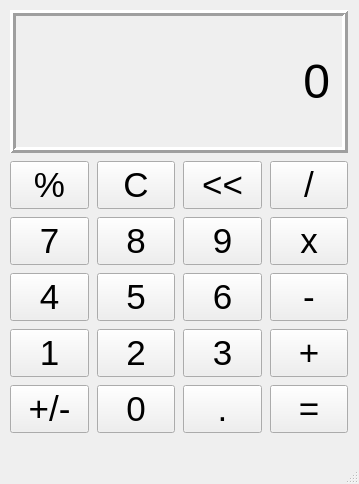
<?xml version="1.0" encoding="UTF-8"?>
<ui version="4.0">
 <class>MainWindow</class>
 <widget class="QMainWindow" name="MainWindow">
  <property name="geometry">
   <rect>
    <x>0</x>
    <y>0</y>
    <width>359</width>
    <height>484</height>
   </rect>
  </property>
  <property name="windowTitle">
   <string>Calcuator</string>
  </property>
  <widget class="QWidget" name="centralwidget">
   <widget class="QWidget" name="">
    <property name="geometry">
     <rect>
      <x>10</x>
      <y>10</y>
      <width>338</width>
      <height>423</height>
     </rect>
    </property>
    <layout class="QVBoxLayout" name="verticalLayout">
     <property name="spacing">
      <number>8</number>
     </property>
     <property name="leftMargin">
      <number>0</number>
     </property>
     <item>
      <widget class="QLabel" name="outputLabel">
       <property name="font">
        <font>
         <pointsize>36</pointsize>
        </font>
       </property>
       <property name="layoutDirection">
        <enum>Qt::LeftToRight</enum>
       </property>
       <property name="frameShape">
        <enum>QFrame::Box</enum>
       </property>
       <property name="frameShadow">
        <enum>QFrame::Raised</enum>
       </property>
       <property name="lineWidth">
        <number>3</number>
       </property>
       <property name="text">
        <string>0</string>
       </property>
       <property name="alignment">
        <set>Qt::AlignRight|Qt::AlignTrailing|Qt::AlignVCenter</set>
       </property>
       <property name="margin">
        <number>5</number>
       </property>
      </widget>
     </item>
     <item>
      <layout class="QHBoxLayout" name="horizontalLayout">
       <item>
        <widget class="QPushButton" name="percentButton">
         <property name="font">
          <font>
           <pointsize>26</pointsize>
          </font>
         </property>
         <property name="text">
          <string>%</string>
         </property>
        </widget>
       </item>
       <item>
        <widget class="QPushButton" name="clearButton">
         <property name="font">
          <font>
           <pointsize>26</pointsize>
          </font>
         </property>
         <property name="text">
          <string>C</string>
         </property>
        </widget>
       </item>
       <item>
        <widget class="QPushButton" name="arrowButton">
         <property name="font">
          <font>
           <pointsize>26</pointsize>
          </font>
         </property>
         <property name="text">
          <string>&lt;&lt;</string>
         </property>
        </widget>
       </item>
       <item>
        <widget class="QPushButton" name="divideButton">
         <property name="font">
          <font>
           <pointsize>26</pointsize>
          </font>
         </property>
         <property name="text">
          <string>/</string>
         </property>
        </widget>
       </item>
      </layout>
     </item>
     <item>
      <layout class="QHBoxLayout" name="horizontalLayout_2">
       <item>
        <widget class="QPushButton" name="sevenButton">
         <property name="font">
          <font>
           <pointsize>26</pointsize>
          </font>
         </property>
         <property name="text">
          <string>7</string>
         </property>
        </widget>
       </item>
       <item>
        <widget class="QPushButton" name="eightButton">
         <property name="font">
          <font>
           <pointsize>26</pointsize>
          </font>
         </property>
         <property name="text">
          <string>8</string>
         </property>
        </widget>
       </item>
       <item>
        <widget class="QPushButton" name="nineButton">
         <property name="font">
          <font>
           <pointsize>26</pointsize>
          </font>
         </property>
         <property name="text">
          <string>9</string>
         </property>
        </widget>
       </item>
       <item>
        <widget class="QPushButton" name="mulitpyButton">
         <property name="font">
          <font>
           <pointsize>26</pointsize>
          </font>
         </property>
         <property name="text">
          <string>x</string>
         </property>
        </widget>
       </item>
      </layout>
     </item>
     <item>
      <layout class="QHBoxLayout" name="horizontalLayout_3">
       <item>
        <widget class="QPushButton" name="fourButton">
         <property name="font">
          <font>
           <pointsize>26</pointsize>
          </font>
         </property>
         <property name="text">
          <string>4</string>
         </property>
        </widget>
       </item>
       <item>
        <widget class="QPushButton" name="fiveButton">
         <property name="font">
          <font>
           <pointsize>26</pointsize>
          </font>
         </property>
         <property name="text">
          <string>5</string>
         </property>
        </widget>
       </item>
       <item>
        <widget class="QPushButton" name="sixButton">
         <property name="font">
          <font>
           <pointsize>26</pointsize>
          </font>
         </property>
         <property name="text">
          <string>6</string>
         </property>
        </widget>
       </item>
       <item>
        <widget class="QPushButton" name="minusButton">
         <property name="font">
          <font>
           <pointsize>26</pointsize>
          </font>
         </property>
         <property name="text">
          <string>-</string>
         </property>
        </widget>
       </item>
      </layout>
     </item>
     <item>
      <layout class="QHBoxLayout" name="horizontalLayout_4">
       <item>
        <widget class="QPushButton" name="oneButton">
         <property name="font">
          <font>
           <pointsize>26</pointsize>
          </font>
         </property>
         <property name="text">
          <string>1</string>
         </property>
        </widget>
       </item>
       <item>
        <widget class="QPushButton" name="twoButton">
         <property name="font">
          <font>
           <pointsize>26</pointsize>
          </font>
         </property>
         <property name="text">
          <string>2</string>
         </property>
        </widget>
       </item>
       <item>
        <widget class="QPushButton" name="threeButton">
         <property name="font">
          <font>
           <pointsize>26</pointsize>
          </font>
         </property>
         <property name="text">
          <string>3</string>
         </property>
        </widget>
       </item>
       <item>
        <widget class="QPushButton" name="plusButton">
         <property name="font">
          <font>
           <pointsize>26</pointsize>
          </font>
         </property>
         <property name="text">
          <string>+</string>
         </property>
        </widget>
       </item>
      </layout>
     </item>
     <item>
      <layout class="QHBoxLayout" name="horizontalLayout_5">
       <item>
        <widget class="QPushButton" name="plusMinusButton">
         <property name="font">
          <font>
           <pointsize>26</pointsize>
          </font>
         </property>
         <property name="text">
          <string>+/-</string>
         </property>
        </widget>
       </item>
       <item>
        <widget class="QPushButton" name="zeroButton">
         <property name="font">
          <font>
           <pointsize>26</pointsize>
          </font>
         </property>
         <property name="text">
          <string>0</string>
         </property>
        </widget>
       </item>
       <item>
        <widget class="QPushButton" name="decimalButton">
         <property name="font">
          <font>
           <pointsize>26</pointsize>
          </font>
         </property>
         <property name="text">
          <string>.</string>
         </property>
        </widget>
       </item>
       <item>
        <widget class="QPushButton" name="equalButton">
         <property name="font">
          <font>
           <pointsize>26</pointsize>
          </font>
         </property>
         <property name="text">
          <string>=</string>
         </property>
        </widget>
       </item>
      </layout>
     </item>
    </layout>
   </widget>
  </widget>
  <widget class="QMenuBar" name="menubar">
   <property name="geometry">
    <rect>
     <x>0</x>
     <y>0</y>
     <width>359</width>
     <height>26</height>
    </rect>
   </property>
  </widget>
  <widget class="QStatusBar" name="statusbar"/>
 </widget>
 <resources/>
 <connections/>
</ui>
